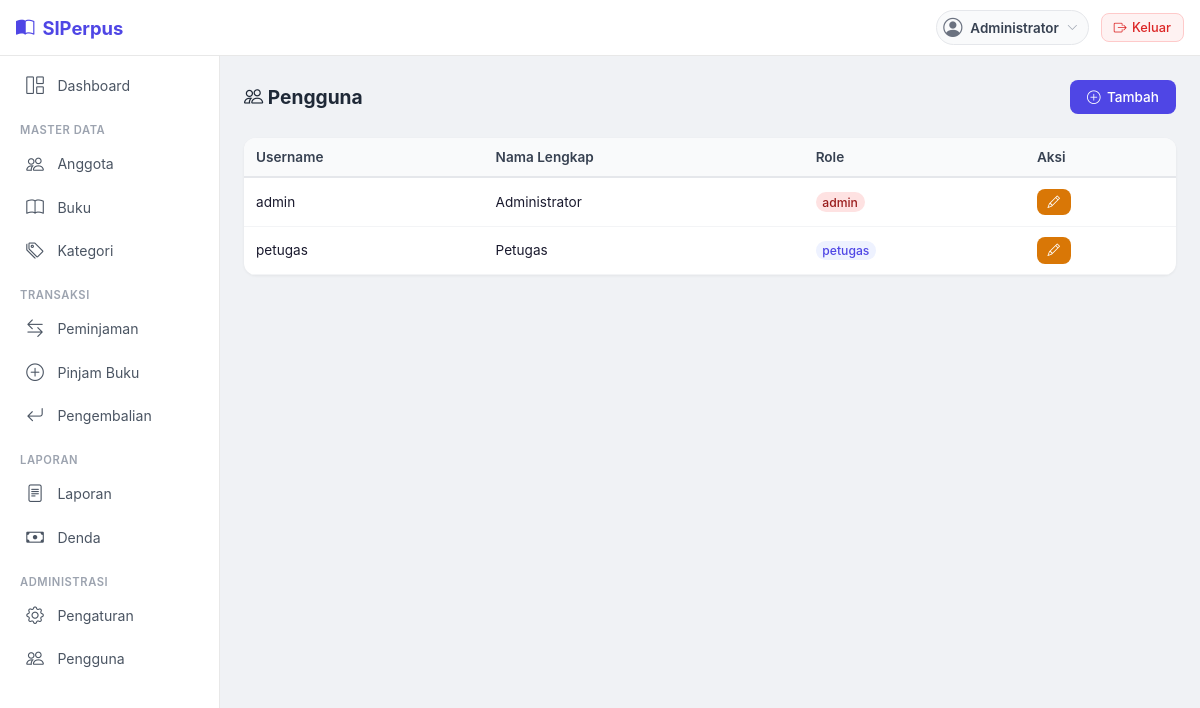
Screenshot of /users/index.php (signed in) with the database file from the repository.
### tables this page shows
CREATE TABLE user (
    id_user INT AUTO_INCREMENT PRIMARY KEY,
    username VARCHAR(50) NOT NULL UNIQUE,
    password VARCHAR(255) NOT NULL,
    nama_lengkap VARCHAR(100) NOT NULL,
    role ENUM('admin', 'petugas') NOT NULL DEFAULT 'petugas',
    created_at TIMESTAMP DEFAULT CURRENT_TIMESTAMP
);

### users/index.php (the view, shortened to what this page needs)
<?php
require_once __DIR__ . '/../includes/header.php';
$db = getConnection();
$users = $db->query("SELECT id_user, username, nama_lengkap, role FROM user ORDER BY id_user")->fetchAll();
?>
<div class="page-header">
    <h4><i class="bi bi-people"></i> Pengguna</h4>
    <a href="tambah.php" class="btn btn-primary"><i class="bi bi-plus-circle"></i> Tambah</a>
</div>
<div class="card-simple">
    <div class="card-body" style="padding:0;">
        <div class="table-wrap">
            <table>
                <thead>
                    <tr><th>Username</th><th>Nama Lengkap</th><th>Role</th><th>Aksi</th></tr>
                </thead>
                <tbody>
                    <?php foreach ($users as $u): ?>
                    <tr>
                        <td><?= htmlspecialchars($u['username']) ?></td>
                        <td><?= htmlspecialchars($u['nama_lengkap']) ?></td>
                        <td><span class="badge bg-<?= $u['role']=='admin'?'danger':'primary' ?>"><?= htmlspecialchars($u['role']) ?></span></td>
                        <td>
                            <a href="edit.php?id=<?= $u['id_user'] ?>" class="btn btn-sm btn-warning"><i class="bi bi-pencil"></i></a>
                        </td>
                    </tr>
                    <?php endforeach; ?>
                </tbody>
            </table>
        </div>
    </div>
</div>
<?php require_once __DIR__ . '/../includes/footer.php'; ?>

### assets/css/style.css (style rules this page uses)
* { margin: 0; padding: 0; box-sizing: border-box; }
body { font-family: -apple-system, BlinkMacSystemFont, 'Segoe UI', Roboto, Oxygen, Ubuntu, sans-serif; background: #f0f2f5; color: #1a1a2e; }
.page-header { margin-bottom: 1.5rem; display: flex; flex-wrap: wrap; align-items: center; justify-content: space-between; gap: 0.75rem; }
.page-header h4 { font-size: 1.2rem; font-weight: 700; color: #1f2937; margin: 0; }
.card-simple { background: #fff; border-radius: 12px; box-shadow: 0 1px 3px rgba(0,0,0,0.06); overflow: hidden; }
.card-simple .card-body { padding: 1.25rem; }
.table-wrap { overflow-x: auto; }
table { width: 100%; border-collapse: collapse; font-size: 0.85rem; }
table th { background: #f9fafb; color: #374151; font-weight: 600; padding: 0.7rem 0.75rem; text-align: left; white-space: nowrap; border-bottom: 2px solid #e5e7eb; }
table td { padding: 0.65rem 0.75rem; border-bottom: 1px solid #f3f4f6; vertical-align: middle; }
.btn { display: inline-flex; align-items: center; gap: 0.4rem; padding: 0.5rem 1rem; font-size: 0.85rem; font-weight: 500; border-radius: 8px; border: 1px solid transparent; cursor: pointer; text-decoration: none; transition: all 0.15s; font-family: inherit; }
.btn-primary { background: #4f46e5; color: #fff; }
.btn-warning { background: #d97706; color: #fff; }
.btn-sm { padding: 0.3rem 0.6rem; font-size: 0.78rem; }
.badge { display: inline-block; padding: 0.2em 0.55em; font-size: 0.76rem; font-weight: 500; border-radius: 999px; }
.bg-danger { background: #fee2e2; color: #991b1b; }
.bg-primary { background: #eef2ff; color: #4f46e5; }

### rows the page displays
user: username "admin", nama_lengkap "Administrator", role "admin"
user: username "petugas", nama_lengkap "Petugas", role "petugas"

### other values shown
$user['nama_lengkap'] "Administrator"
